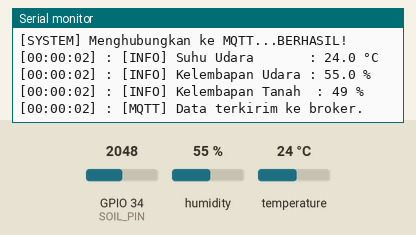
Simulated run of this sketch. Board: ESP32. Shown: the last lines printed to the serial monitor. The inputs (shaded band) are chosen by the test bench; at power-on: humidity 55 %, GPIO 34 (SOIL_PIN) = 2048, temperature 24 °C. WiFi joins after 1.5 s; servers stay silent unless stated; random numbers use the default seed unless the sketch sets one; no MQTT or app messages arrive unless stated.

Above: at 3.7 s.
3.8 s: humidity set to 22 %
At 5.2 s:
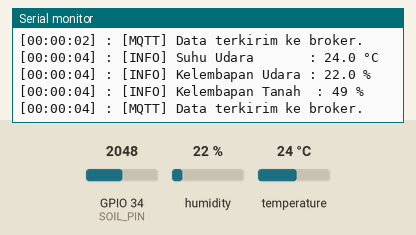
6.5 s: GPIO 34 (SOIL_PIN) set to 2866
At 8.0 s:
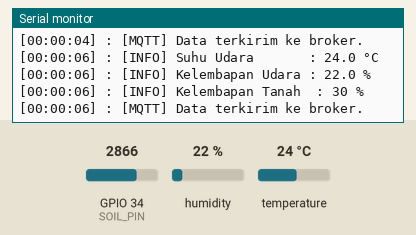
9.2 s: temperature set to 12 °C
At 11.2 s:
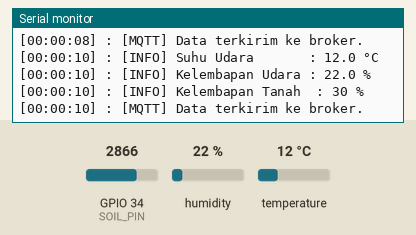
11.9 s: GPIO 34 (SOIL_PIN) set to 3603
At 13.9 s:
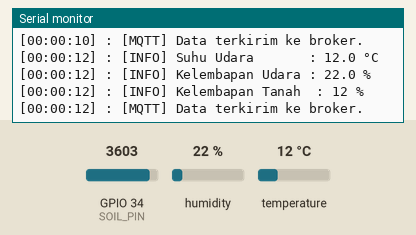
14.6 s: humidity set to 40 %
At 15.5 s:
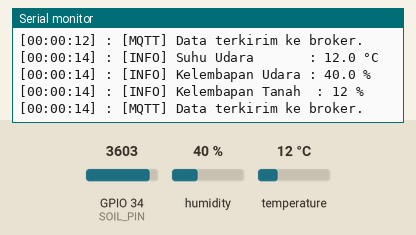
Timing chart, 0 to 17.6 s (numbered marks = the images above; inputs shaded):
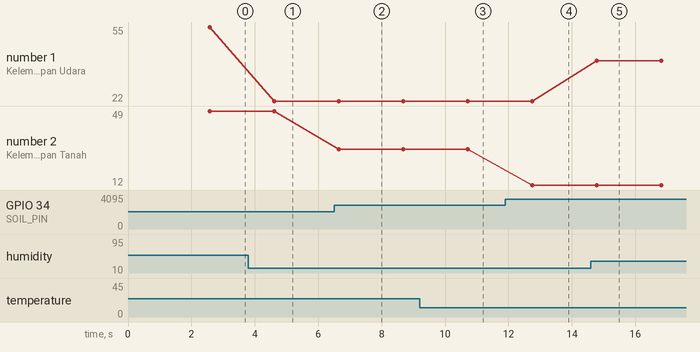

Measured:
- after the input at 3.8 s, the serial monitor: prints a new line after 0.82 s (image 1)
- after the input at 6.5 s, the serial monitor: prints a new line after 0.15 s (image 2)
- after the input at 9.2 s, the serial monitor: prints a new line after 1.5 s (image 3)
- after the input at 11.9 s, the serial monitor: prints a new line after 0.85 s (image 4)
- after the input at 14.6 s, the serial monitor: prints a new line after 0.19 s (image 5)
- plotted number 1: 55 → 22 after the input at 3.8 s, 22 → 40 after the input at 14.6 s
- plotted number 2: 49 → 30 after the input at 6.5 s

The sketch:

barakopi-v1.0.ino
```cpp
#include <WiFi.h>
#include <PubSubClient.h>
#include "DHT.h"

// ===========================
// Konfigurasi WiFi & MQTT
// ===========================
const char* ssid = "P SENGGEL";
const char* password = "inpotobrut";
const char* mqtt_server = "broker.hivemq.com";  // Bisa ganti ke broker kamu
const int mqtt_port = 1883;
const char* mqtt_topic = "esp32/sensor";

// ===========================
// Konfigurasi pin dan tipe sensor
// ===========================
#define DHTPIN 4
#define DHTTYPE DHT11
#define SOIL_PIN 34

DHT dht(DHTPIN, DHTTYPE);
WiFiClient espClient;
PubSubClient client(espClient);

// ===========================
// Fungsi bantu
// ===========================
void connectWiFi() {
  Serial.print("[SYSTEM] Menghubungkan ke WiFi: ");
  Serial.println(ssid);
  WiFi.begin(ssid, password);

  while (WiFi.status() != WL_CONNECTED) {
    delay(500);
    Serial.print(".");
  }

  Serial.println("\n[SYSTEM] WiFi terhubung!");
  Serial.print("[SYSTEM] IP Address: ");
  Serial.println(WiFi.localIP());
}

void reconnectMQTT() {
  while (!client.connected()) {
    Serial.print("[SYSTEM] Menghubungkan ke MQTT...");
    String clientId = "ESP32Client-" + String(random(0xffff), HEX);

    if (client.connect(clientId.c_str())) {
      Serial.println("BERHASIL!");
    } else {
      Serial.print("GAGAL (rc=");
      Serial.print(client.state());
      Serial.println("), coba lagi dalam 5 detik...");
      delay(5000);
    }
  }
}

// Fungsi untuk waktu simulasi
String getCurrentTime() {
  unsigned long totalSeconds = millis() / 1000;
  int hours = (totalSeconds / 3600) % 24;
  int minutes = (totalSeconds / 60) % 60;
  int seconds = totalSeconds % 60;

  char buffer[10];
  sprintf(buffer, "%02d:%02d:%02d", hours, minutes, seconds);
  return String(buffer);
}

// ===========================
// Setup
// ===========================
void setup() {
  Serial.begin(115200);
  dht.begin();
  delay(1000);
  Serial.println("=== Sensor DHT11 + Soil Hygrometer + MQTT ===");

  connectWiFi();
  client.setServer(mqtt_server, mqtt_port);
}

// ===========================
// Loop utama
// ===========================
void loop() {
  if (!client.connected()) {
    reconnectMQTT();
  }
  client.loop();

  String waktu = getCurrentTime();

  // ===== Baca sensor =====
  float kelembapan = dht.readHumidity();
  float suhu = dht.readTemperature();
  int soilRaw = analogRead(SOIL_PIN);
  int soilPercent = map(soilRaw, 4095, 0, 0, 100);
  soilPercent = constrain(soilPercent, 0, 100);

  // ===== Log ke Serial (format tetap seperti aslinya) =====
  Serial.print("[");
  Serial.print(waktu);
  Serial.print("] : [INFO] Suhu Udara       : ");
  Serial.print(suhu, 1);
  Serial.println(" °C");

  Serial.print("[");
  Serial.print(waktu);
  Serial.print("] : [INFO] Kelembapan Udara : ");
  Serial.print(kelembapan, 1);
  Serial.println(" %");

  Serial.print("[");
  Serial.print(waktu);
  Serial.print("] : [INFO] Kelembapan Tanah  : ");
  Serial.print(soilPercent);
  Serial.println(" %");

  // ===== Kirim ke MQTT dalam JSON =====
  String payload = "{";
  payload += "\"waktu\":\"" + waktu + "\",";
  payload += "\"suhu\":" + String(suhu, 1) + ",";
  payload += "\"kelembapan\":" + String(kelembapan, 1) + ",";
  payload += "\"tanah\":" + String(soilPercent);
  payload += "}";

  client.publish(mqtt_topic, payload.c_str());

  Serial.print("[");
  Serial.print(waktu);
  Serial.println("] : [MQTT] Data terkirim ke broker.");

  delay(2000); // jeda 2 detik antar pembacaan
}
```
